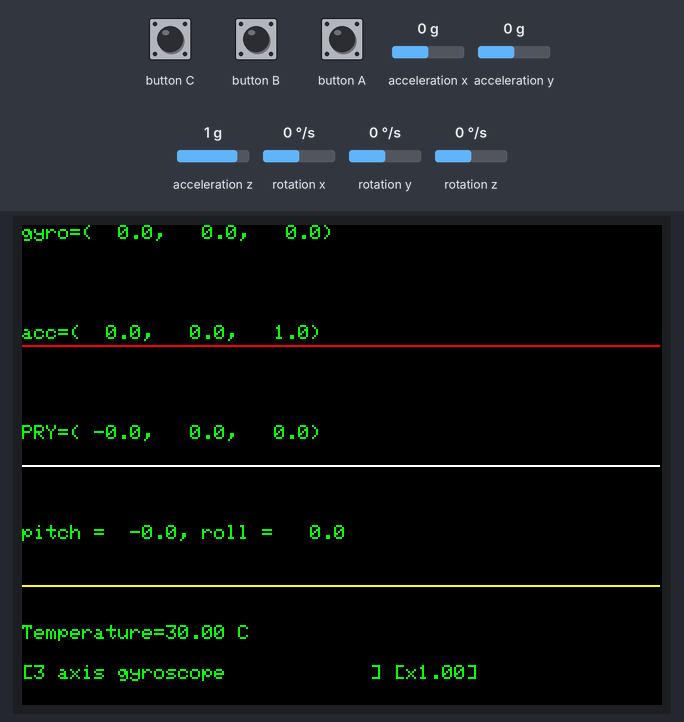
A sketch run on a simulated ESP32. On the bench: 320×240 colour display. Inputs (shaded band) come from the test bench; at power-on: acceleration z 1 g, acceleration x 0 g, acceleration y 0 g, rotation x 0 °/s, rotation y 0 °/s, rotation z 0 °/s.

Above: at 1.4 s.
1.5 s: button B pressed for 0.15 s
At 1.72 s:
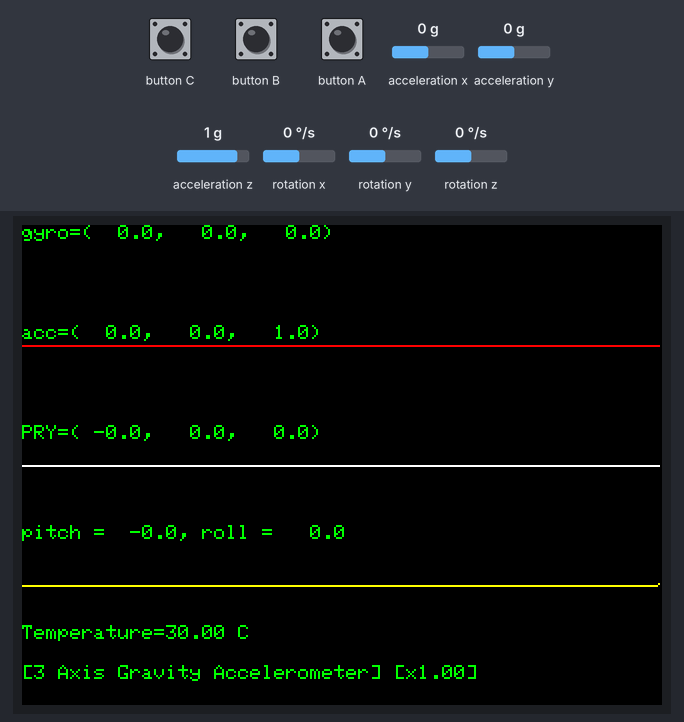
2.2 s: acceleration z set to 0 g
At 2.62 s:
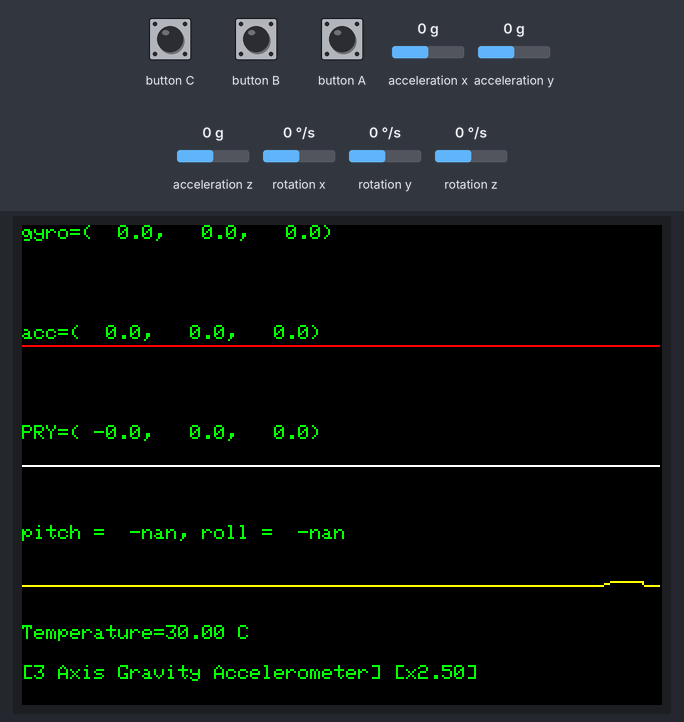
4.8 s: button C pressed for 0.15 s
At 5.04 s:
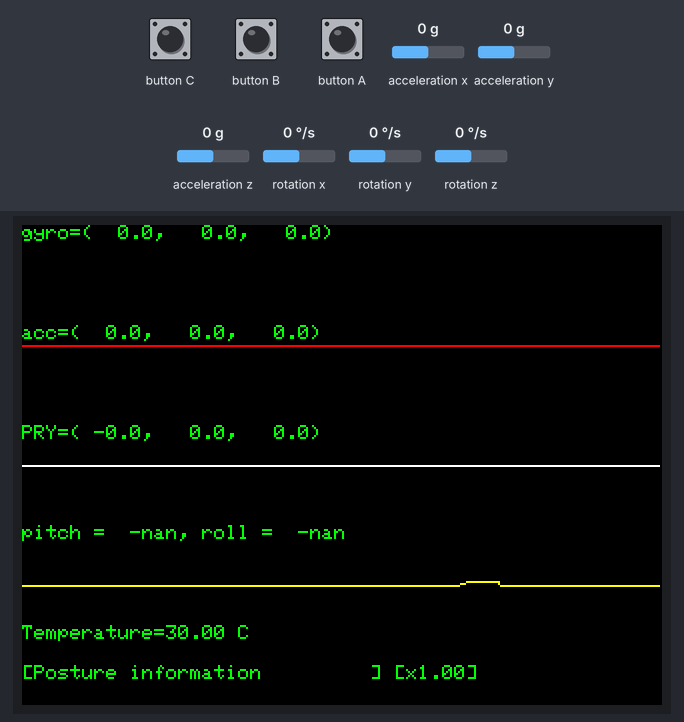
5.5 s: button A pressed for 0.15 s
At 5.95 s:
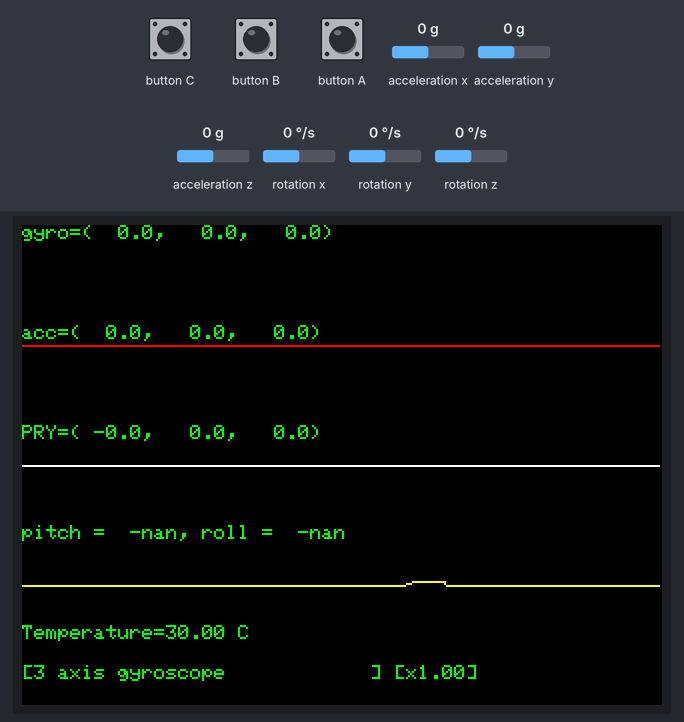
6.2 s: acceleration x set to -1.4 g
At 6.55 s:
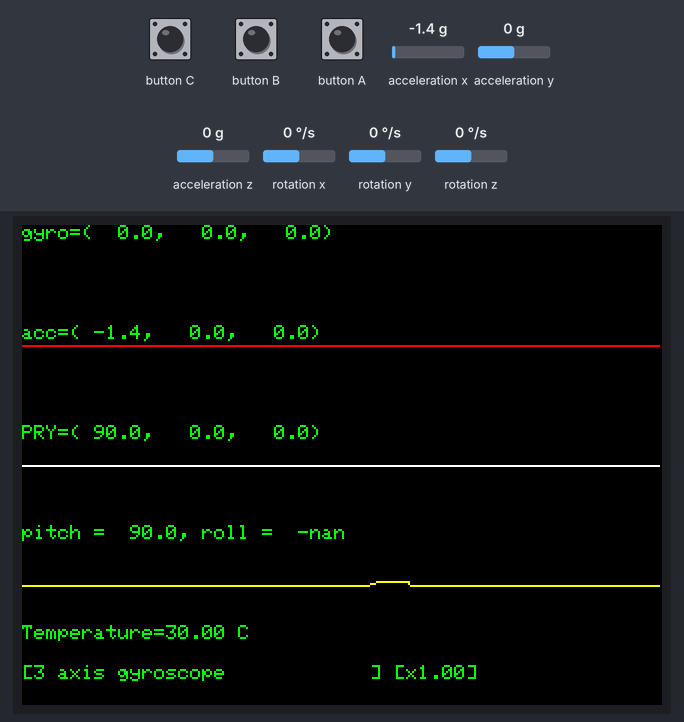
7.9 s: button C pressed for 1 s
At 8.37 s:
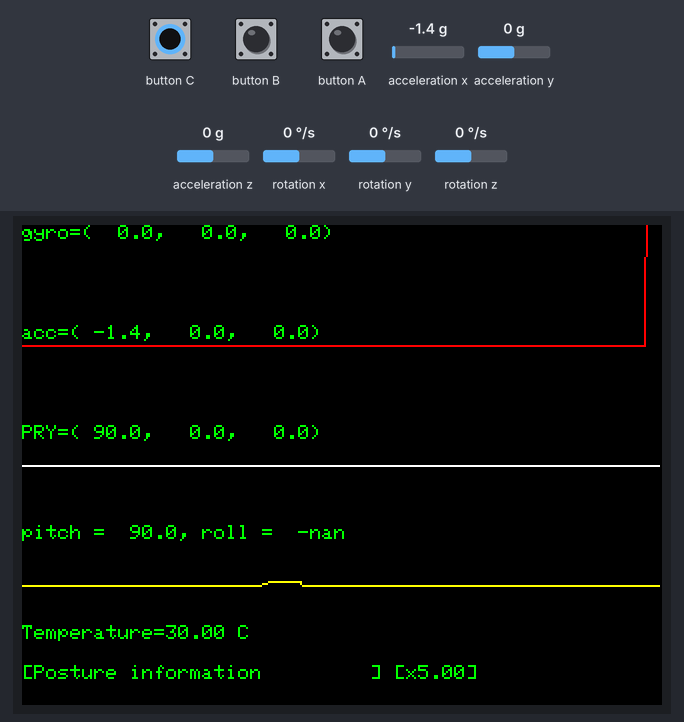
Timing chart, 0 to 10.5 s (numbered marks = the images above; inputs shaded):
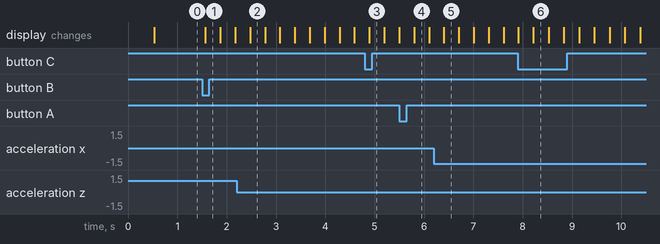

The sketch:

MPU6886_Logger.ino
```cpp
// (licence header left out)
#define M5STACK_MPU6886
//#define M5STACK_MPU9250
//#define M5STACK_MPU6050
//#define M5STACK_200Q

#include <M5Stack.h>        // このヘッダファイルを #define M5STACK_MPU6886 より前に置いたらコンパイル通らなくなります

#define XHMax 60            // 赤線用の垂直位置
#define YHMax 120           // 白線用の垂直位置
#define ZHMax 180           // 黄線用の垂直位置

#define RAD_TO_DEG 57.324

float accX, accY, accZ;
float gyroX, gyroY, gyroZ;
float pitch, roll, yaw;
float my_pitch, my_roll, my_yaw;
float Temp;

int Xdot[320];
int Ydot[320];
int Zdot[320];
float RngTbl[5] ={ 1.0 , 2.5 , 5.0 , 0.25 , 0.5 };
float RngTblAcc[5] ={ 1.0 , 2.5 , 5.0 , 10.0 , 15.0 };
int Rng = 0;
unsigned long PreviosTime = 0;

void setup(){
  M5.begin();
  M5.Power.begin();
  M5.Speaker.write(0); // スピーカーをオフする これ入れないとカタカタ言う
  M5.IMU.Init();
  M5.Lcd.fillScreen(BLACK);
  M5.Lcd.setTextColor(GREEN , BLACK);
  M5.Lcd.setTextSize(1);

  PreviosTime = millis();
}

void loop() {

  int x = 0;
  static char sel = '\0';

  if( (millis() - PreviosTime ) >= 100 ){  // 10:10msec 前回から10ms経過したかチェック
    PreviosTime = millis();
    sel = btnchk();
  }

  // 3軸ジャイロスコープ
  M5.IMU.getGyroData(&gyroX,&gyroY,&gyroZ);
  M5.Lcd.setCursor(0, 0);
  M5.Lcd.printf("gyro=(%5.1f, %5.1f, %5.1f)", gyroX, gyroY, gyroZ);

  // 3軸重力加速度計
  M5.IMU.getAccelData(&accX,&accY,&accZ);
  M5.Lcd.setCursor(0, 50);
  M5.Lcd.printf("acc=(%5.1f, %5.1f, %5.1f)", accX, accY, accZ);

  M5.IMU.getAhrsData(&pitch,&roll,&yaw);
  M5.Lcd.setCursor(0, 100);
  M5.Lcd.printf("PRY=(%5.1f, %5.1f, %5.1f)", pitch, roll, yaw);

  // 姿勢情報
  //reference = https://myenigma.hatenablog.com/entry/2015/11/09/183738
  float my_roll = atan(accY / accZ) * RAD_TO_DEG;
  float my_pitch = atan(-accX / sqrtf(accY*accY + accZ*accZ)) * RAD_TO_DEG;
  M5.Lcd.setCursor(0, 150);
  M5.Lcd.printf("pitch = %5.1f, roll = %5.1f", my_pitch, my_roll);

  // 温度情報
  M5.IMU.getTempData(&Temp);
  M5.Lcd.setCursor(0, 200);
  M5.Lcd.printf("Temperature=%.2f C", Temp);

  switch(sel){  // ボタンの状態でグラフ表示する内容を切り替える
    case 'A': // 3軸ジャイロスコープロギング
              Xdot[319] = gyroX * RngTbl[Rng];
              Ydot[319] = gyroY * RngTbl[Rng];
              Zdot[319] = gyroZ * RngTbl[Rng];
              M5.Lcd.setCursor(0, 220);
              M5.Lcd.printf("[3 axis gyroscope            ] [x%4.2f]",RngTbl[Rng]);
              break;
    case 'B': // 3軸重力加速度計ロギング
              Xdot[319] = accX * RngTblAcc[Rng];
              Ydot[319] = accY * RngTblAcc[Rng];
              Zdot[319] = accZ * RngTblAcc[Rng];
              M5.Lcd.setCursor(0, 220);
              M5.Lcd.printf("[3 Axis Gravity Accelerometer] [x%4.2f]",RngTblAcc[Rng]);
              break;
    case 'C': // 姿勢情報ロギング
              Xdot[319] = pitch * RngTbl[Rng];
              Ydot[319] = roll * RngTbl[Rng];
              Zdot[319] = yaw * RngTbl[Rng];
              M5.Lcd.setCursor(0, 220);
              M5.Lcd.printf("[Posture information         ] [x%4.2f]",RngTbl[Rng]);
              break;
    default:
              Xdot[319] = gyroX * RngTbl[Rng];
              Ydot[319] = gyroY * RngTbl[Rng];
              Zdot[319] = gyroZ * RngTbl[Rng];
              M5.Lcd.setCursor(0, 220);
              M5.Lcd.printf("[3 axis gyroscope            ] [x%4.2f]",RngTbl[Rng]);
              break;
  }

  for( x = 0 ; x <=318 ; x++ ){ // 前回のグラフを消去
    M5.Lcd.drawLine( x, XHMax - Xdot[x], x+1, XHMax - Xdot[x+1], BLACK);
    M5.Lcd.drawLine( x, YHMax - Ydot[x], x+1, YHMax - Ydot[x+1], BLACK);
    M5.Lcd.drawLine( x, ZHMax - Zdot[x], x+1, ZHMax - Zdot[x+1], BLACK);
    Xdot[x] = Xdot[x+1];  // 表示内容をシフト処理
    Ydot[x] = Ydot[x+1];
    Zdot[x] = Zdot[x+1];
  }
  for( x = 0 ; x <=317 ; x++ ){ // 今回のグラフを表示
    M5.Lcd.drawLine( x, XHMax - Xdot[x], x+1, XHMax - Xdot[x+1], RED);
    M5.Lcd.drawLine( x, YHMax - Ydot[x], x+1, YHMax - Ydot[x+1], WHITE);
    M5.Lcd.drawLine( x, ZHMax - Zdot[x], x+1, ZHMax - Zdot[x+1], YELLOW);
  }
}

//--------------------------------------------------------------------------------
// ABCボタンを押されたかチェック
// isPressed() 現在ボタンが押されていれば1、そうでなければ0を返す
// [参考][M5Stack】第3回 LCD下部のボタンの状態を取得する
// https://shizenkarasuzon.hatenablog.com/entry/2020/05/21/012707
//--------------------------------------------------------------------------------
char btnchk(void)
{
  static char PreBtn = 'A';
  char NowBtn = '\0';
  int x;

  M5.update();              // update button state これを入れないとボタン情報読めない

  if (M5.BtnA.isPressed()) {
    NowBtn = 'A';
  }
  if (M5.BtnB.isPressed()) {
    NowBtn = 'B';
  }
  if (M5.BtnC.isPressed()) {
    NowBtn = 'C';
  }

  if(NowBtn != '\0'){       // 何か押された？
    if(PreBtn == NowBtn){   // 同じボタンが押されたらレンジを変更
      Rng++;
      if(Rng >= 5){
        Rng = 0;
      }
    }
    if(PreBtn != NowBtn){   // 前回と違うボタン?
#if 0
      for( x = 0 ; x <=318 ; x++ ){ // 初回グラフ初期値設定
        Xdot[x] = 0;
        Ydot[x] = 0;
        Zdot[x] = 0;
      }
      M5.Lcd.fillScreen(BLACK);
#endif
      PreBtn = NowBtn;
      Rng = 0;
    }
  }
  return PreBtn;
}
```

Measured:
- after the input at 1.5 s, the display: changes after 0.07 s (image 1)
- after the input at 2.2 s, the display: changes after 0.28 s (image 2)
- after the input at 4.8 s, the display: changes after 0.09 s (image 3)
